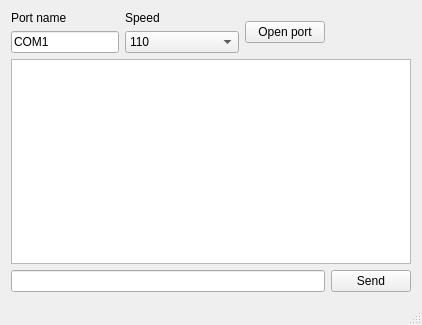
<?xml version="1.0" encoding="UTF-8"?>
<ui version="4.0">
 <class>MainWindow</class>
 <widget class="QMainWindow" name="MainWindow">
  <property name="geometry">
   <rect>
    <x>0</x>
    <y>0</y>
    <width>422</width>
    <height>325</height>
   </rect>
  </property>
  <property name="windowTitle">
   <string>MainWindow</string>
  </property>
  <widget class="QWidget" name="centralWidget">
   <layout class="QGridLayout" name="gridLayout">
    <item row="0" column="0">
     <layout class="QHBoxLayout" name="horizontalLayout">
      <item>
       <layout class="QFormLayout" name="formLayout">
        <item row="0" column="0">
         <widget class="QLabel" name="label">
          <property name="text">
           <string>Port name</string>
          </property>
         </widget>
        </item>
        <item row="0" column="1">
         <widget class="QLabel" name="label_2">
          <property name="text">
           <string>Speed</string>
          </property>
         </widget>
        </item>
        <item row="1" column="0">
         <widget class="QLineEdit" name="lineEdit">
          <property name="text">
           <string>COM1</string>
          </property>
         </widget>
        </item>
        <item row="1" column="1">
         <widget class="QComboBox" name="comboBox">
          <item>
           <property name="text">
            <string>110</string>
           </property>
          </item>
          <item>
           <property name="text">
            <string>300</string>
           </property>
          </item>
          <item>
           <property name="text">
            <string>600</string>
           </property>
          </item>
          <item>
           <property name="text">
            <string>1200</string>
           </property>
          </item>
          <item>
           <property name="text">
            <string>2400</string>
           </property>
          </item>
          <item>
           <property name="text">
            <string>4800</string>
           </property>
          </item>
          <item>
           <property name="text">
            <string>9600</string>
           </property>
          </item>
          <item>
           <property name="text">
            <string>14400</string>
           </property>
          </item>
          <item>
           <property name="text">
            <string>19200</string>
           </property>
          </item>
          <item>
           <property name="text">
            <string>38400</string>
           </property>
          </item>
          <item>
           <property name="text">
            <string>56000</string>
           </property>
          </item>
          <item>
           <property name="text">
            <string>57600</string>
           </property>
          </item>
          <item>
           <property name="text">
            <string>115200</string>
           </property>
          </item>
          <item>
           <property name="text">
            <string>128000</string>
           </property>
          </item>
          <item>
           <property name="text">
            <string>256000</string>
           </property>
          </item>
         </widget>
        </item>
       </layout>
      </item>
      <item>
       <widget class="QPushButton" name="open_button">
        <property name="text">
         <string>Open port</string>
        </property>
       </widget>
      </item>
     </layout>
    </item>
    <item row="1" column="0" colspan="2">
     <widget class="QTextBrowser" name="textBrowser"/>
    </item>
    <item row="2" column="0">
     <widget class="QLineEdit" name="lineEdit_2"/>
    </item>
    <item row="2" column="1">
     <widget class="QPushButton" name="send_button">
      <property name="text">
       <string>Send</string>
      </property>
     </widget>
    </item>
   </layout>
  </widget>
  <widget class="QStatusBar" name="statusBar"/>
 </widget>
 <layoutdefault spacing="6" margin="11"/>
 <resources/>
 <connections/>
</ui>
